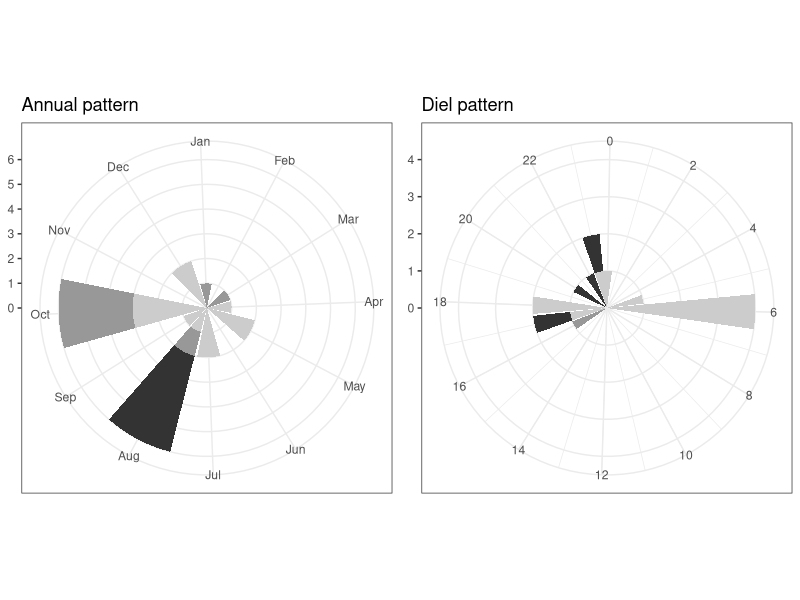

Source code (R):
#_Turdus fuscater_

library(cowplot)# ggdraw
library(tidyverse) # maneja datos
library(data.table) #manejar tables

data <- read.csv("Acoustic_records.csv")
head(data)

data<-subset(data,Month!="NA")

annual <- data %>%
  group_by(Source,Month) %>%
  summarise(freq = n())

head(annual)

Aabsences <- data.frame("Source" = rep("ARBIMON",11),
                      "Month" = c(1:7,9:12),
                      "freq" = rep(0,11))

MLabsences <- data.frame("Source" = rep("Macaulay Library",8),
                        "Month" = c(2,4:7,9,11:12),
                        "freq" = rep(0,8))

XCabsences <- data.frame("Source" = rep("xeno-canto",5),
                         "Month" = c(1:3,6,11),
                         "freq" = rep(0,5))

an <- rbind(Aabsences,MLabsences,XCabsences,annual)

an<-as.data.table(an)#to work with data.table

an[, fct_month := factor(Month, levels = 1:12, labels = month.abb)]

anf <- ggplot(an, aes(x = fct_month, y = freq)) + 
  geom_col(aes(fill = Source))+
  scale_fill_grey()+
  scale_y_continuous(expand = c(0, 0)) +
  coord_polar(start = -0.3) +
  theme_bw() + xlab(NULL) + ylab(NULL) +
  labs(title = "Annual pattern")+
  theme(legend.position = "none")

#Dial
diel <- data %>%
  group_by(Source,Hour) %>%
  summarise(freq = n())

head(diel)

dAabsences <- data.frame("Source" = rep("ARBIMON",20),
                        "Hour" = c(0:16,18,19,21),
                        "freq" = rep(0,20))

dMLabsences <- data.frame("Source" = rep("Macaulay Library",23),
                         "Hour" = c(0:15,17:23),
                         "freq" = rep(0,23))

dXCabsences <- data.frame("Source" = rep("xeno-canto",18),
                         "Hour" = c(1:4,7:16,19:22),
                         "freq" = rep(0,18))

di <- rbind(dAabsences,dMLabsences,dXCabsences,diel)

dif <- ggplot(di, aes(x = Hour, y = freq)) + 
  geom_col(aes(fill = Source))+
  scale_fill_grey()+
  scale_y_continuous(expand = c(0, 0)) +
  scale_x_continuous(breaks = c(0,2,4,6,8,10,12,14,16,18,20,22))+
  coord_polar(start = -0.1) +
  theme_bw() + xlab(NULL) + ylab(NULL) +
  labs(title = "Diel pattern")+
  theme(legend.position = "none")

ggdraw()+
  draw_plot(anf, x = 0, y = 0, width = 0.5, height = 1)+
  draw_plot(dif, x = 0.5, y = 0, width = 0.5, height = 1)
